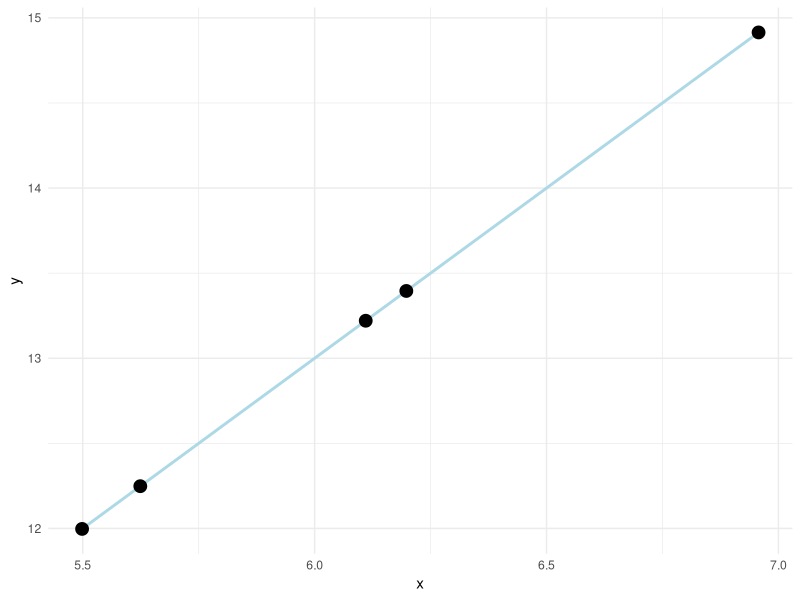
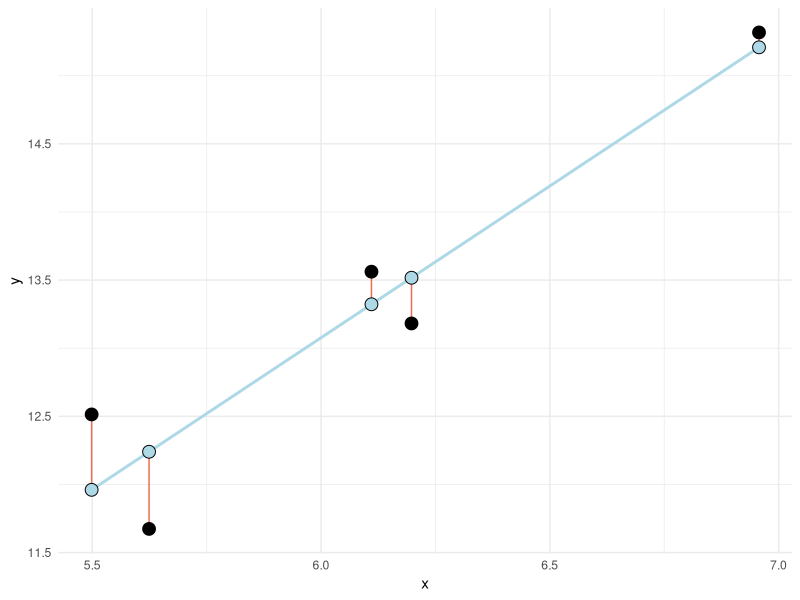
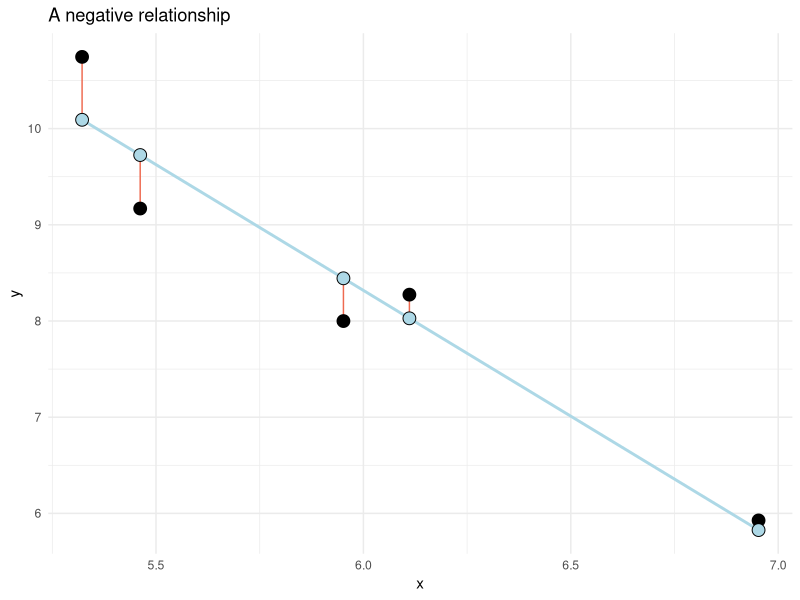
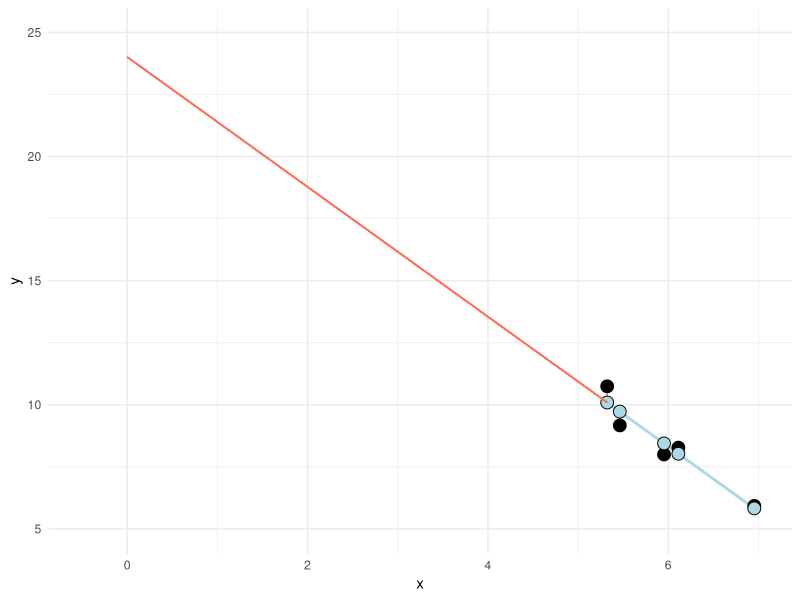

Write the R code that produced these figures, in order. (Note: this script raises an error after producing the figures.)
## ---- chunk 1
knitr::opts_chunk$set(echo = TRUE, warning = FALSE, message = FALSE)
## ---- chunk 2
library(tidyverse)
set.seed(1)
x <- rnorm(5, 6, 0.6)

y <- 1 + 2*x

ggplot(data.frame(x = x, y = y), aes(x, y)) + 
        geom_smooth(method = "lm", se = FALSE, color = "lightblue") +
        geom_point(size = 4)  + theme_minimal()

## ---- chunk 3
library(tidyverse)
set.seed(1)
x <- rnorm(5, 6, 0.6)

error <- rnorm(5, 0, 0.7)

y2 <- 1 + 2*x + error

mod <- lm(y2 ~ x)

pred <- predict(mod)
resid <- resid(mod)

ggplot(data.frame(x = x, y = y2, error = error,resid = resid, pred = pred), aes(x, y)) + 
        geom_segment(aes(x = x, xend = x,  y = pred + resid, yend = pred), color = "coral2") +
        geom_smooth(method = "lm", se = FALSE, color = "lightblue") +
        geom_point(size = 4)  +
        geom_point(aes(x, pred), fill = "lightblue", size = 4, shape = 21) +
        theme_minimal() +
        labs(y = "y", x = "x") 
        
## ---- chunk 4
library(tidyverse)
set.seed(2)
x <- rnorm(5, 6, 0.6)

error <- rnorm(5, 0, 0.7)

y2 <- 20 + (-2*x) + error

mod <- lm(y2 ~ x)

pred <- predict(mod)
resid <- resid(mod)

ggplot(data.frame(x = x, y = y2, error = error,resid = resid, pred = pred), aes(x, y)) + 
        geom_segment(aes(x = x, xend = x,  y = pred + resid, yend = pred), color = "coral2") +
        geom_smooth(method = "lm", se = FALSE, color = "lightblue") +
        geom_point(size = 4)  +
        geom_point(aes(x, pred), fill = "lightblue", size = 4, shape = 21) +
        theme_minimal() +
        labs(y = "y", x = "x", title = "A negative relationship") 
        
## ---- chunk 5

df <- data.frame(x = c(5.461851, 6.110910, 6.952707, 5.321775, 5.951849),
                 y = c(9.168992,  8.273749,  5.926797, 10.745583,  7.999151))

fit <- lm(y ~ x, data = df)

summary(fit)

## ---- chunk 6
library(tidyverse)

df <- data.frame(x = c(5.461851, 6.110910, 6.952707, 5.321775, 5.951849),
                 y = c(9.168992,  8.273749,  5.926797, 10.745583,  7.999151))

mod <- lm(y ~ x, data = df)

pred <- predict(mod)
resid <- resid(mod)

ggplot(data.frame(x = x, y = y2, error = error,resid = resid, pred = pred), aes(x, y)) + 
        geom_segment(aes(x = x, xend = x,  y = pred + resid, yend = pred), color = "coral2") +
        geom_smooth(method = "lm", se = FALSE, color = "lightblue") +
        geom_point(size = 4)  +
        geom_point(aes(x, pred), fill = "lightblue", size = 4, shape = 21) +
        theme_minimal() +
        geom_segment(aes(x = min(df$x), xend = 0, y = max(pred), yend = coef(mod)[1]), color = "coral1") +
        scale_x_continuous(limits = c(-0.5, 7)) +
        scale_y_continuous(limits = c(5, 25)) +
        labs(y = "y", x = "x") 
        
## ---- chunk 7

cyc_select <-  cyclingstudy %>%
        filter(timepoint == "pre") %>%
        select(subject, group, VO2.max, height.T1) 

m1 <- lm(VO2.max ~ height.T1, data = cyc_select)

## ---- chunk 8
library(knitr); library(broom)

tidy(m1) %>%
        kable(col.names = c("", "Estimate", "SE", "t-statistic", "p-value"), 
              digits = c(NA, 1, 1, 2, 3))

## ---- chunk 9


cyclingStudy_reduced <- cyclingstudy %>%
        filter(timepoint == "pre", 
               subject != 5) %>%
        select(subject, group, VO2.max, height.T1) 

m1_reduced <- lm(VO2.max ~ height.T1, data = cyclingStudy_reduced)


delta_beta <- 100 * (coef(m1_reduced)[2]/coef(m1)[2] - 1)


## ---- chunk 10
par(mfrow = c(2, 2))

plot(m1)

par(mfrow = c(1, 1))
